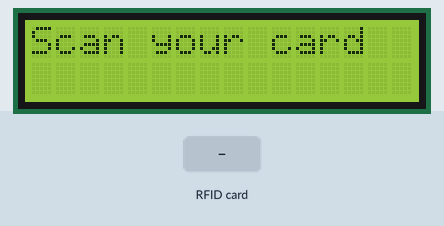
Simulated run of this sketch. Board: Arduino Uno, built with avr-gcc and run on an emulated ATmega328P. Parts: 16×2 character LCD. Inputs (shaded band) come from the test bench. What the sketch prints to the serial monitor is not drawn.

Above: at 1.3 s.
1.4 s: RFID card 5E 7A 19 C4 held to the reader
At 1.9 s:
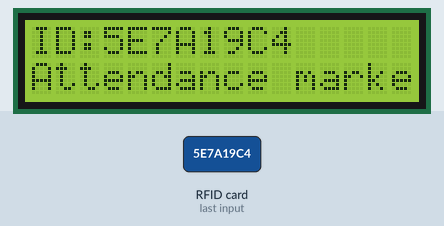
Timing chart, 0 to 4.4 s (numbered marks = the images above; inputs shaded):
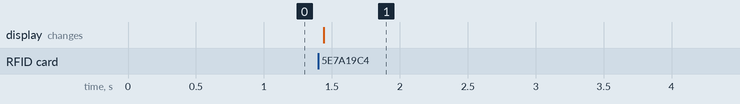

The sketch:

Attendence_RFID.ino
```cpp
#include <Wire.h>
#include <LiquidCrystal_I2C.h>
#include <SPI.h>
#include <MFRC522.h>

#define SS_PIN 10
#define RST_PIN 9

MFRC522 mfrc522(SS_PIN, RST_PIN);
LiquidCrystal_I2C lcd(0x27, 16, 2);

void setup() {
  Serial.begin(9600);
  SPI.begin();
  mfrc522.PCD_Init();
  lcd.init();
  lcd.backlight();

  lcd.setCursor(0, 0);
  lcd.print("Scan your card");
}

void loop() {
  if (!mfrc522.PICC_IsNewCardPresent() || !mfrc522.PICC_ReadCardSerial())
    return;

  String uid = "";
  for (byte i = 0; i < mfrc522.uid.size; i++) {
    uid += String(mfrc522.uid.uidByte[i], HEX);
  }
  uid.toUpperCase();

  // Display on LCD
  lcd.clear();
  lcd.setCursor(0, 0);
  lcd.print("ID:");
  lcd.setCursor(3, 0);
  lcd.print(uid);
  lcd.setCursor(0, 1);
  lcd.print("Attendance marked");

  // Print to Serial
  Serial.println(uid);

  delay(3000);
  lcd.clear();
  lcd.setCursor(0, 0);
  lcd.print("Scan your card");
}
```

Measured:
- after the input at 1.4 s, the display: changes at once (image 1)
